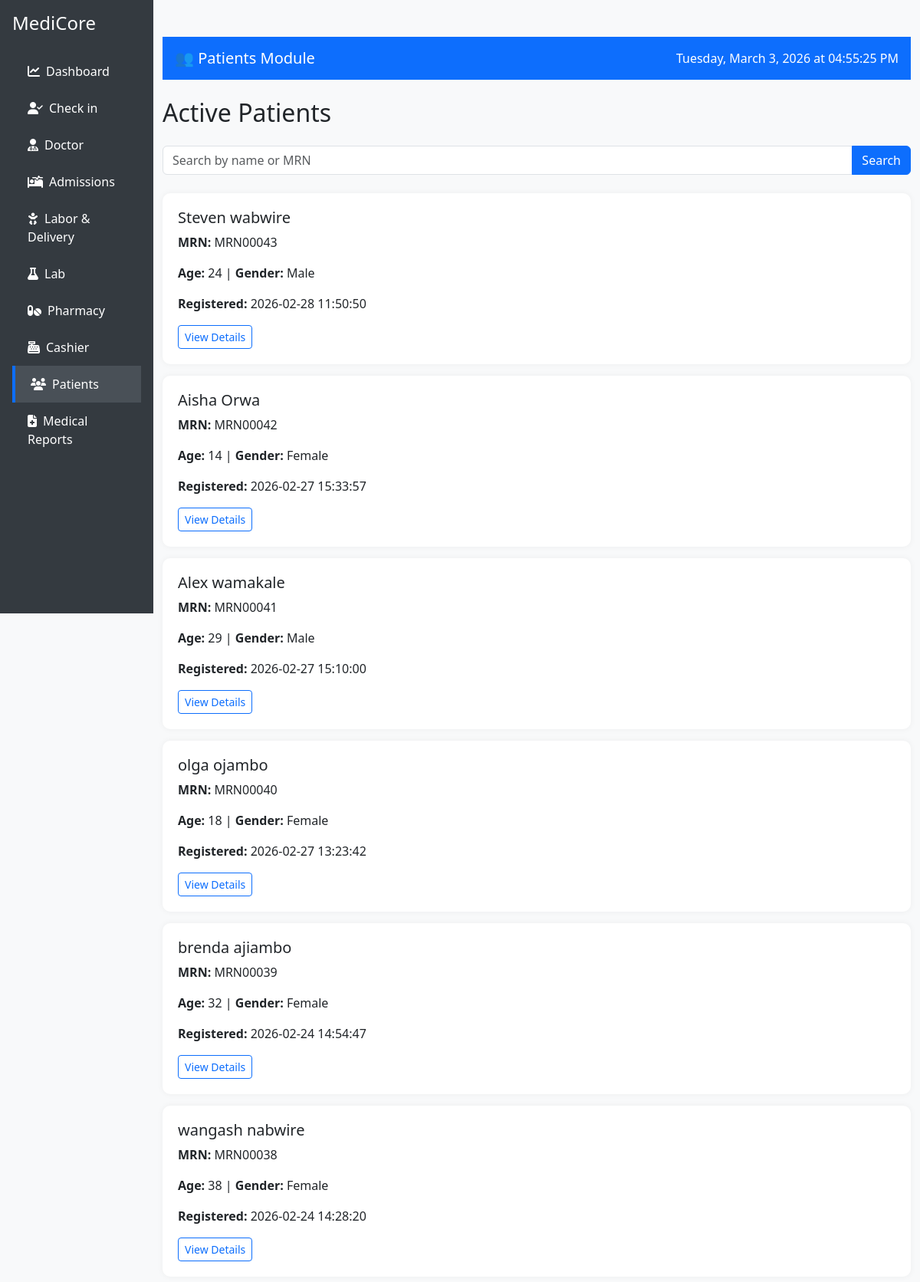
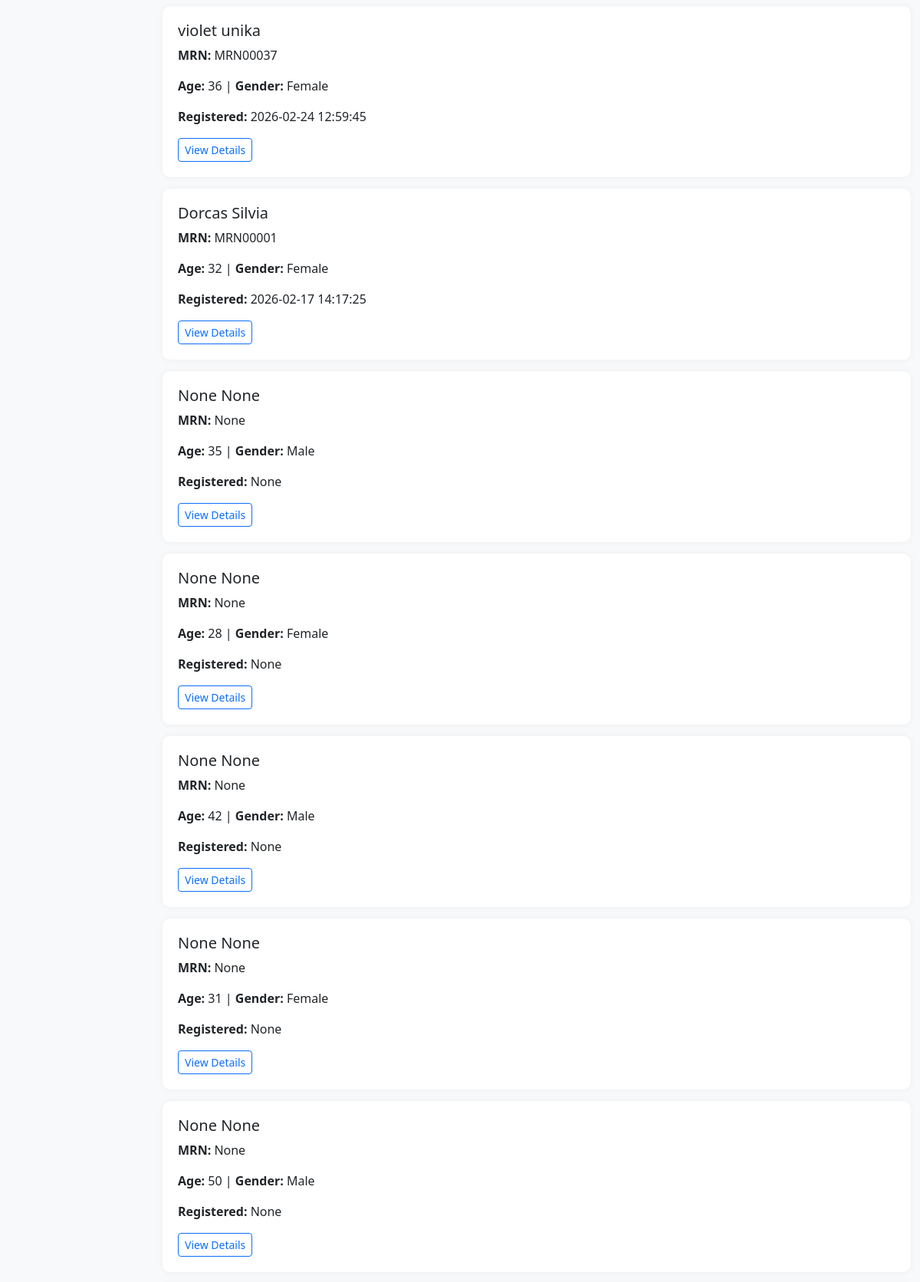
Page /patients (upper part) on the committed database (2 pictures, top to bottom).
### tables this page shows
CREATE TABLE patients (
    id INTEGER PRIMARY KEY AUTOINCREMENT,
    name TEXT NOT NULL,
    age INTEGER NOT NULL,
    gender TEXT NOT NULL,
    contact TEXT NOT NULL,
    address TEXT NOT NULL,
    symptoms TEXT,
    diagnosis TEXT,
    lab_results TEXT,
    prescribed_medicine TEXT,
    bill_amount REAL
, is_active INTEGER DEFAULT 1, admission_status TEXT DEFAULT 'outpatient', labor_status TEXT DEFAULT 'none', first_name TEXT, last_name TEXT, created_at TEXT, status TEXT DEFAULT 'draft', updated_at TEXT, card_number TEXT, medical_record_number TEXT, prescriptions TEXT, tests_ordered TEXT, billing_amount REAL);

### app.py (the view)
@app.route('/patients')
def patients():
    db = get_db()
    q = request.args.get('q', '').strip()
    if q:
        patients = db.execute("""
            SELECT * FROM patients
            WHERE is_active = 1
              AND (first_name LIKE ? OR last_name LIKE ? OR medical_record_number LIKE ?)
            ORDER BY created_at DESC
        """, (f"%{q}%", f"%{q}%", f"%{q}%")).fetchall()
    else:
        patients = db.execute("""
            SELECT * FROM patients
            WHERE is_active = 1
            ORDER BY created_at DESC
        """).fetchall()
    return render_template('patients.html', patients=patients)

### app.py (called while the page is built)
def get_db():
    conn = sqlite3.connect('hospital.db')
    conn.row_factory = sqlite3.Row
    return conn

### templates/patients.html (shortened to what this page needs)
<!DOCTYPE html>
<html lang="en">
<head>
  <link href="https://cdn.jsdelivr.net/npm/bootstrap@5.3.0/dist/css/bootstrap.min.css" rel="stylesheet">
  <link href="https://cdnjs.cloudflare.com/ajax/libs/font-awesome/6.4.0/css/all.min.css" rel="stylesheet">
</head>
<body>
  <div class="container-fluid">
    <div class="row">
      <div class="col-md-2 sidebar p-3">
        <h4 class="mb-4">MediCore</h4>
        <a href="{{ url_for('dashboard') }}"><i class="fas fa-chart-line me-2"></i>Dashboard</a>
        <a href="{{ url_for('checkin') }}"><i class="fas fa-user-check me-2"></i>Check in</a>
        <a href="{{ url_for('doctor') }}"><i class="fas fa-user-md me-2"></i>Doctor</a>
        <a href="{{ url_for('admission') }}"><i class="fas fa-procedures me-2"></i>Admissions</a>
        <a href="{{ url_for('labor_delivery') }}"><i class="fas fa-baby me-2"></i>Labor & Delivery</a>
        <a href="{{ url_for('lab') }}"><i class="fas fa-flask me-2"></i>Lab</a>
        <a href="{{ url_for('pharmacy') }}"><i class="fas fa-pills me-2"></i>Pharmacy</a>
        <a href="{{ url_for('cashier') }}"><i class="fas fa-cash-register me-2"></i>Cashier</a>
        <a href="{{ url_for('patients') }}" class="active"><i class="fas fa-users me-2"></i>Patients</a>
        <a href="{{ url_for('medical_reports') }}"><i class="fas fa-file-medical me-2"></i>Medical Reports</a>
      </div>
      <div class="col-md-10 py-5">
        <nav class="navbar mb-4 px-3">
          <span class="navbar-brand">👥 Patients Module</span>
          <span class="navbar-text ms-auto" id="current-time"></span>
        </nav>
        <h2 class="mb-4">Active Patients</h2>
        <form method="GET" action="{{ url_for('patients') }}" class="mb-4">
          <div class="input-group">
            <input type="text" name="q" class="form-control" placeholder="Search by name or MRN" value="{{ request.args.get('q', '') }}">
            <button class="btn btn-primary" type="submit">Search</button>
          </div>
        </form>
        {% if patients %}
          {% for patient in patients %}
            <div class="patient-card">
              <h5>{{ patient.first_name }} {{ patient.last_name }}</h5>
              <p><strong>MRN:</strong> {{ patient.medical_record_number }}</p>
              <p><strong>Age:</strong> {{ patient.age }} | <strong>Gender:</strong> {{ patient.gender }}</p>
              <p><strong>Registered:</strong> {{ patient.created_at }}</p>
              <a href="{{ url_for('patient_detail', id=patient.id) }}" class="btn btn-sm btn-outline-primary">
                View Details
              </a>
            </div>
          {% endfor %}
        {% else %}
          <p class="text-muted">No active patients found.</p>
        {% endif %}
      </div>
    </div>
  </div>
</body>
</html>

### templates/patients.html (style rules this page uses)
body { background-color: #f8f9fa; }
.sidebar { height: 100vh; background-color: #343a40; color: white; }
.sidebar a { color: white; text-decoration: none; display: block; padding: 12px 20px; font-weight: 500; }
.sidebar a:hover, .sidebar a.active { background-color: #495057; border-left: 4px solid #0d6efd; }
.patient-card { background-color: #ffffff; border-radius: 10px; padding: 20px; box-shadow: 0 0 8px rgba(0,0,0,0.05); margin-bottom: 15px; }
.navbar { background-color: #0d6efd; color: white; }
.navbar-brand, .navbar-text { color: white; }

### rows in the picture
patients: first_name "Steven", last_name "wabwire", medical_record_number "MRN00043", age "24", gender "Male", created_at "2026-02-28 11:50:50"
patients: first_name "Aisha", last_name "Orwa", medical_record_number "MRN00042", age "14", gender "Female", created_at "2026-02-27 15:33:57"
patients: first_name "Alex", last_name "wamakale", medical_record_number "MRN00041", age "29", gender "Male", created_at "2026-02-27 15:10:00"
patients: first_name "olga", last_name "ojambo", medical_record_number "MRN00040", age "18", gender "Female", created_at "2026-02-27 13:23:42"
patients: first_name "brenda", last_name "ajiambo", medical_record_number "MRN00039", age "32", gender "Female", created_at "2026-02-24 14:54:47"
patients: first_name "wangash", last_name "nabwire", medical_record_number "MRN00038", age "38", gender "Female", created_at "2026-02-24 14:28:20"
patients: first_name "violet", last_name "unika", medical_record_number "MRN00037", age "36", gender "Female", created_at "2026-02-24 12:59:45"
patients: first_name "Dorcas", last_name "Silvia", medical_record_number "MRN00001", age "32", gender "Female", created_at "2026-02-17 14:17:25"
patients: first_name "None", last_name "None", medical_record_number "None", age "35", gender "Male", created_at "None"
patients: first_name "None", last_name "None", medical_record_number "None", age "28", gender "Female", created_at "None"
patients: first_name "None", last_name "None", medical_record_number "None", age "42", gender "Male", created_at "None"
patients: first_name "None", last_name "None", medical_record_number "None", age "31", gender "Female", created_at "None"
patients: first_name "None", last_name "None", medical_record_number "None", age "50", gender "Male", created_at "None"
